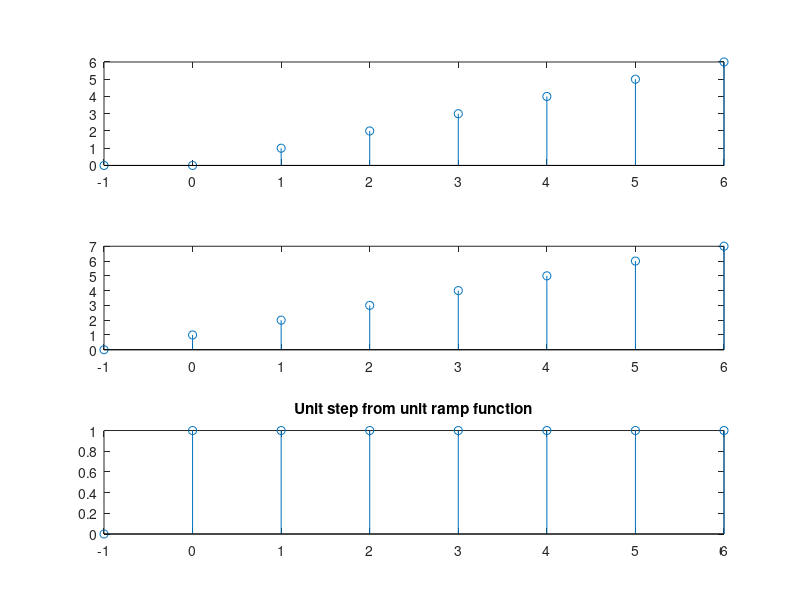

Write the MATLAB code that produced this figure.
t = -1:1:6
u = t>=0
r1 = t.*u
subplot(3,1,1)
stem(t,r1)

r2 = (t+1).*u
subplot(3,1,2)
stem(t,r2)
subplot(3,1,3)
stem(t, r2-r1)
title('Unit step from unit ramp function')
